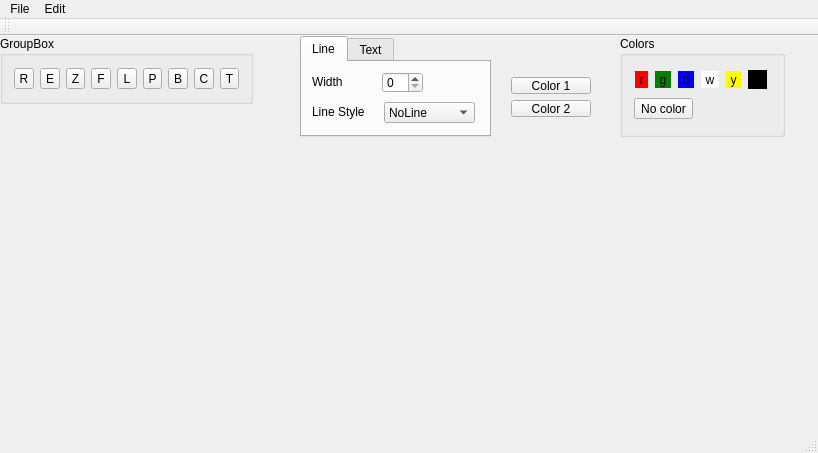
<?xml version="1.0" encoding="UTF-8"?>
<ui version="4.0">
 <class>MainWindow</class>
 <widget class="QMainWindow" name="MainWindow">
  <property name="geometry">
   <rect>
    <x>0</x>
    <y>0</y>
    <width>818</width>
    <height>453</height>
   </rect>
  </property>
  <property name="windowTitle">
   <string>Paint</string>
  </property>
  <property name="layoutDirection">
   <enum>Qt::LeftToRight</enum>
  </property>
  <widget class="QWidget" name="centralWidget">
   <widget class="QGroupBox" name="groupBox">
    <property name="geometry">
     <rect>
      <x>620</x>
      <y>0</y>
      <width>165</width>
      <height>101</height>
     </rect>
    </property>
    <property name="title">
     <string>Colors</string>
    </property>
    <layout class="QVBoxLayout" name="verticalLayout">
     <item>
      <layout class="QHBoxLayout" name="horizontalLayout">
       <item>
        <widget class="QToolButton" name="red">
         <property name="autoFillBackground">
          <bool>false</bool>
         </property>
         <property name="styleSheet">
          <string notr="true">QToolButton {
background-color: red;
border-style: solid;
}</string>
         </property>
         <property name="text">
          <string>r</string>
         </property>
         <property name="checkable">
          <bool>true</bool>
         </property>
         <property name="checked">
          <bool>false</bool>
         </property>
         <property name="autoExclusive">
          <bool>true</bool>
         </property>
         <property name="toolButtonStyle">
          <enum>Qt::ToolButtonIconOnly</enum>
         </property>
        </widget>
       </item>
       <item>
        <widget class="QToolButton" name="green">
         <property name="styleSheet">
          <string notr="true">QToolButton {
background-color: green;
border-style: solid;
}</string>
         </property>
         <property name="text">
          <string>g</string>
         </property>
         <property name="checkable">
          <bool>true</bool>
         </property>
         <property name="checked">
          <bool>false</bool>
         </property>
         <property name="autoExclusive">
          <bool>true</bool>
         </property>
         <property name="toolButtonStyle">
          <enum>Qt::ToolButtonIconOnly</enum>
         </property>
        </widget>
       </item>
       <item>
        <widget class="QToolButton" name="blue">
         <property name="styleSheet">
          <string notr="true">QToolButton {
background-color: blue;
border-style: solid;
}</string>
         </property>
         <property name="text">
          <string>b</string>
         </property>
         <property name="checkable">
          <bool>true</bool>
         </property>
         <property name="checked">
          <bool>false</bool>
         </property>
         <property name="autoExclusive">
          <bool>true</bool>
         </property>
         <property name="toolButtonStyle">
          <enum>Qt::ToolButtonIconOnly</enum>
         </property>
        </widget>
       </item>
       <item>
        <widget class="QToolButton" name="white">
         <property name="styleSheet">
          <string notr="true">QToolButton {
background-color: white;
border-style: solid;
}</string>
         </property>
         <property name="text">
          <string>w</string>
         </property>
         <property name="checkable">
          <bool>true</bool>
         </property>
         <property name="checked">
          <bool>false</bool>
         </property>
         <property name="autoExclusive">
          <bool>true</bool>
         </property>
         <property name="toolButtonStyle">
          <enum>Qt::ToolButtonIconOnly</enum>
         </property>
        </widget>
       </item>
       <item>
        <widget class="QToolButton" name="yellow">
         <property name="styleSheet">
          <string notr="true">QToolButton {
background-color: yellow;
border-style: solid;
}</string>
         </property>
         <property name="text">
          <string>y</string>
         </property>
         <property name="checkable">
          <bool>true</bool>
         </property>
         <property name="checked">
          <bool>false</bool>
         </property>
         <property name="autoExclusive">
          <bool>true</bool>
         </property>
         <property name="toolButtonStyle">
          <enum>Qt::ToolButtonIconOnly</enum>
         </property>
        </widget>
       </item>
       <item>
        <widget class="QToolButton" name="black">
         <property name="autoFillBackground">
          <bool>false</bool>
         </property>
         <property name="styleSheet">
          <string notr="true">QToolButton {
background-color: black;
border-style: solid;
}</string>
         </property>
         <property name="text">
          <string/>
         </property>
         <property name="checkable">
          <bool>true</bool>
         </property>
         <property name="checked">
          <bool>false</bool>
         </property>
         <property name="autoExclusive">
          <bool>true</bool>
         </property>
         <property name="toolButtonStyle">
          <enum>Qt::ToolButtonIconOnly</enum>
         </property>
        </widget>
       </item>
      </layout>
     </item>
     <item>
      <widget class="QToolButton" name="noColor">
       <property name="text">
        <string>No color</string>
       </property>
       <property name="checkable">
        <bool>true</bool>
       </property>
       <property name="autoExclusive">
        <bool>true</bool>
       </property>
      </widget>
     </item>
    </layout>
   </widget>
   <widget class="QGroupBox" name="groupBox_2">
    <property name="geometry">
     <rect>
      <x>0</x>
      <y>0</y>
      <width>253</width>
      <height>68</height>
     </rect>
    </property>
    <property name="title">
     <string>GroupBox</string>
    </property>
    <property name="flat">
     <bool>false</bool>
    </property>
    <property name="checkable">
     <bool>false</bool>
    </property>
    <layout class="QGridLayout" name="gridLayout_2">
     <item row="0" column="2">
      <widget class="QToolButton" name="zoom">
       <property name="text">
        <string>Z</string>
       </property>
       <property name="checkable">
        <bool>true</bool>
       </property>
       <property name="autoExclusive">
        <bool>true</bool>
       </property>
      </widget>
     </item>
     <item row="0" column="0">
      <widget class="QToolButton" name="rectangle">
       <property name="text">
        <string>R</string>
       </property>
       <property name="icon">
        <iconset>
         <normaloff>stock_draw-rectangle-unfilled.png</normaloff>stock_draw-rectangle-unfilled.png</iconset>
       </property>
       <property name="checkable">
        <bool>true</bool>
       </property>
       <property name="autoExclusive">
        <bool>true</bool>
       </property>
      </widget>
     </item>
     <item row="0" column="1">
      <widget class="QToolButton" name="ellipse">
       <property name="text">
        <string>E</string>
       </property>
       <property name="checkable">
        <bool>true</bool>
       </property>
       <property name="autoExclusive">
        <bool>true</bool>
       </property>
      </widget>
     </item>
     <item row="0" column="5">
      <widget class="QToolButton" name="pencil">
       <property name="text">
        <string>P</string>
       </property>
       <property name="checkable">
        <bool>true</bool>
       </property>
       <property name="autoExclusive">
        <bool>true</bool>
       </property>
      </widget>
     </item>
     <item row="0" column="3">
      <widget class="QToolButton" name="fill">
       <property name="text">
        <string>F</string>
       </property>
       <property name="checkable">
        <bool>true</bool>
       </property>
       <property name="autoExclusive">
        <bool>true</bool>
       </property>
      </widget>
     </item>
     <item row="0" column="6">
      <widget class="QToolButton" name="brush">
       <property name="text">
        <string>B</string>
       </property>
       <property name="checkable">
        <bool>true</bool>
       </property>
       <property name="autoExclusive">
        <bool>true</bool>
       </property>
      </widget>
     </item>
     <item row="0" column="4">
      <widget class="QToolButton" name="lineInstr">
       <property name="text">
        <string>L</string>
       </property>
       <property name="checkable">
        <bool>true</bool>
       </property>
       <property name="autoExclusive">
        <bool>true</bool>
       </property>
      </widget>
     </item>
     <item row="0" column="7">
      <widget class="QToolButton" name="cut">
       <property name="text">
        <string>C</string>
       </property>
       <property name="checkable">
        <bool>true</bool>
       </property>
       <property name="autoExclusive">
        <bool>true</bool>
       </property>
      </widget>
     </item>
     <item row="0" column="8">
      <widget class="QToolButton" name="text">
       <property name="text">
        <string>T</string>
       </property>
       <property name="checkable">
        <bool>true</bool>
       </property>
       <property name="autoExclusive">
        <bool>true</bool>
       </property>
      </widget>
     </item>
    </layout>
   </widget>
   <widget class="QTabWidget" name="tabWidget">
    <property name="geometry">
     <rect>
      <x>300</x>
      <y>0</y>
      <width>191</width>
      <height>101</height>
     </rect>
    </property>
    <property name="currentIndex">
     <number>0</number>
    </property>
    <widget class="QWidget" name="tab">
     <attribute name="title">
      <string>Line</string>
     </attribute>
     <widget class="QLabel" name="label">
      <property name="geometry">
       <rect>
        <x>10</x>
        <y>10</y>
        <width>51</width>
        <height>20</height>
       </rect>
      </property>
      <property name="text">
       <string>Width</string>
      </property>
      <property name="buddy">
       <cstring>width</cstring>
      </property>
     </widget>
     <widget class="QSpinBox" name="width">
      <property name="geometry">
       <rect>
        <x>80</x>
        <y>10</y>
        <width>41</width>
        <height>21</height>
       </rect>
      </property>
     </widget>
     <widget class="QLabel" name="label_2">
      <property name="geometry">
       <rect>
        <x>10</x>
        <y>40</y>
        <width>71</width>
        <height>20</height>
       </rect>
      </property>
      <property name="text">
       <string>Line Style</string>
      </property>
      <property name="buddy">
       <cstring>line</cstring>
      </property>
     </widget>
     <widget class="QComboBox" name="line">
      <property name="geometry">
       <rect>
        <x>82</x>
        <y>40</y>
        <width>91</width>
        <height>21</height>
       </rect>
      </property>
      <item>
       <property name="text">
        <string>NoLine</string>
       </property>
      </item>
      <item>
       <property name="text">
        <string>SolidLine</string>
       </property>
      </item>
      <item>
       <property name="text">
        <string>DashLine</string>
       </property>
      </item>
      <item>
       <property name="text">
        <string>DotLine</string>
       </property>
      </item>
      <item>
       <property name="text">
        <string>DashDotLine</string>
       </property>
      </item>
      <item>
       <property name="text">
        <string>DashDotDotLine</string>
       </property>
      </item>
     </widget>
    </widget>
    <widget class="QWidget" name="tab_2">
     <attribute name="title">
      <string>Text</string>
     </attribute>
     <widget class="QFontComboBox" name="fontComboBox">
      <property name="geometry">
       <rect>
        <x>0</x>
        <y>0</y>
        <width>181</width>
        <height>25</height>
       </rect>
      </property>
     </widget>
     <widget class="QSpinBox" name="textSize">
      <property name="geometry">
       <rect>
        <x>0</x>
        <y>30</y>
        <width>48</width>
        <height>26</height>
       </rect>
      </property>
     </widget>
     <widget class="QToolButton" name="italic">
      <property name="geometry">
       <rect>
        <x>50</x>
        <y>30</y>
        <width>26</width>
        <height>24</height>
       </rect>
      </property>
      <property name="text">
       <string>...</string>
      </property>
      <property name="checkable">
       <bool>true</bool>
      </property>
     </widget>
     <widget class="QToolButton" name="underline">
      <property name="geometry">
       <rect>
        <x>80</x>
        <y>30</y>
        <width>26</width>
        <height>24</height>
       </rect>
      </property>
      <property name="text">
       <string>...</string>
      </property>
      <property name="checkable">
       <bool>true</bool>
      </property>
     </widget>
     <widget class="QToolButton" name="bold">
      <property name="geometry">
       <rect>
        <x>110</x>
        <y>30</y>
        <width>26</width>
        <height>24</height>
       </rect>
      </property>
      <property name="text">
       <string>...</string>
      </property>
      <property name="checkable">
       <bool>true</bool>
      </property>
     </widget>
    </widget>
   </widget>
   <widget class="QWidget" name="layoutWidget">
    <property name="geometry">
     <rect>
      <x>500</x>
      <y>30</y>
      <width>121</width>
      <height>62</height>
     </rect>
    </property>
    <layout class="QVBoxLayout" name="verticalLayout_2">
     <item>
      <layout class="QHBoxLayout" name="horizontalLayout_2">
       <item>
        <widget class="QPushButton" name="colorFirst">
         <property name="text">
          <string>Color 1</string>
         </property>
         <property name="checkable">
          <bool>true</bool>
         </property>
         <property name="autoExclusive">
          <bool>true</bool>
         </property>
        </widget>
       </item>
       <item>
        <widget class="QWidget" name="colorFirstView" native="true"/>
       </item>
      </layout>
     </item>
     <item>
      <layout class="QHBoxLayout" name="horizontalLayout_3">
       <item>
        <widget class="QPushButton" name="colorSecond">
         <property name="text">
          <string>Color 2</string>
         </property>
         <property name="checkable">
          <bool>true</bool>
         </property>
         <property name="autoExclusive">
          <bool>true</bool>
         </property>
        </widget>
       </item>
       <item>
        <widget class="QWidget" name="colorSecondView" native="true"/>
       </item>
      </layout>
     </item>
    </layout>
   </widget>
  </widget>
  <widget class="QMenuBar" name="menuBar">
   <property name="geometry">
    <rect>
     <x>0</x>
     <y>0</y>
     <width>818</width>
     <height>22</height>
    </rect>
   </property>
   <widget class="QMenu" name="menuFile">
    <property name="title">
     <string>File</string>
    </property>
   </widget>
   <widget class="QMenu" name="menuEdit">
    <property name="title">
     <string>Edit</string>
    </property>
   </widget>
   <addaction name="menuFile"/>
   <addaction name="menuEdit"/>
  </widget>
  <widget class="QToolBar" name="mainToolBar">
   <attribute name="toolBarArea">
    <enum>TopToolBarArea</enum>
   </attribute>
   <attribute name="toolBarBreak">
    <bool>false</bool>
   </attribute>
  </widget>
  <widget class="QStatusBar" name="statusBar"/>
  <action name="actionNew">
   <property name="text">
    <string>New</string>
   </property>
  </action>
  <action name="actionSave">
   <property name="text">
    <string>Save</string>
   </property>
   <property name="shortcut">
    <string>Ctrl+S</string>
   </property>
  </action>
  <action name="actionSave_As">
   <property name="text">
    <string>Save As...</string>
   </property>
  </action>
  <action name="actionOpen">
   <property name="text">
    <string>Open...</string>
   </property>
  </action>
 </widget>
 <layoutdefault spacing="6" margin="11"/>
 <resources/>
 <connections/>
</ui>
